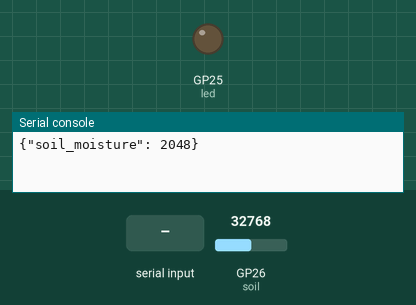
Simulated run of this program. Board: Raspberry Pi Pico running MicroPython. Shown: output pins drawn as LEDs (lit = HIGH), the last lines printed to the serial console. The test bench sets the inputs (shaded band); at power-on: GP26 (soil) = 32768 (analog values on the 0–65535 scale).

Above: at 1.2 s.
1.3 s: "led_on" typed at the serial console, then Enter
At 2.4 s:
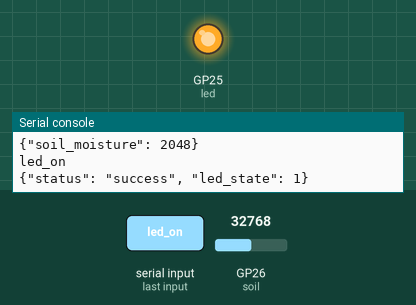
3.5 s: "led_off" typed at the serial console, then Enter
At 5.2 s:
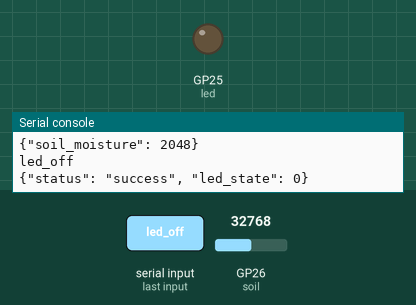
Timing chart, 0 to 6.7 s (numbered marks = the images above; inputs shaded):
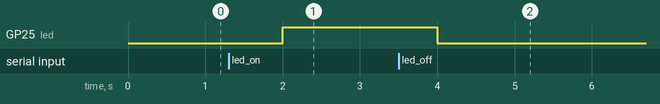

The program:

main.py
```python
from machine import Pin, ADC
import sys
import ujson
import utime
import select

led = Pin("LED", Pin.OUT)


SOIL_MOISTURE_PIN = 26


soil = ADC(Pin(SOIL_MOISTURE_PIN))
def read_soil_moisture():
    adc_value = soil.read_u16() >> 4
    return adc_value


selpoll = select.poll()
selpoll.register(sys.stdin, select.POLLIN)

stop = False
command = ""

try:
    while not stop:
        # send telemetry
        soil_moisture = read_soil_moisture()
        telemetry = {"soil_moisture": soil_moisture}
        print(ujson.dumps(telemetry))

        # check for incoming commands (non-blocking) (in this case: led_on/led_off)
        if selpoll.poll(0):
            try:
                line = sys.stdin.readline().strip()
                if line:
                    if line == "led_on":
                        led.on()
                        response = {"status": "success", "led_state": led.value()}
                    elif line == "led_off":
                        led.off()
                        response = {"status": "success", "led_state": led.value()}
                    elif line == "exit":
                        response = {"status": "success", "message": "Exiting"}
                        stop = True
                    else:
                        response = {"status": "error", "message": "Unknown command"}
                    print(ujson.dumps(response))
            except Exception as e:
                print(ujson.dumps({"status": "error", "message": str(e)}))

        utime.sleep(2)

except KeyboardInterrupt:
    led.off()
```

Measured:
- after the input at 1.3 s, GP25 (led): LOW → HIGH after 0.70 s
- after the input at 3.5 s, GP25 (led): HIGH → LOW after 0.50 s
